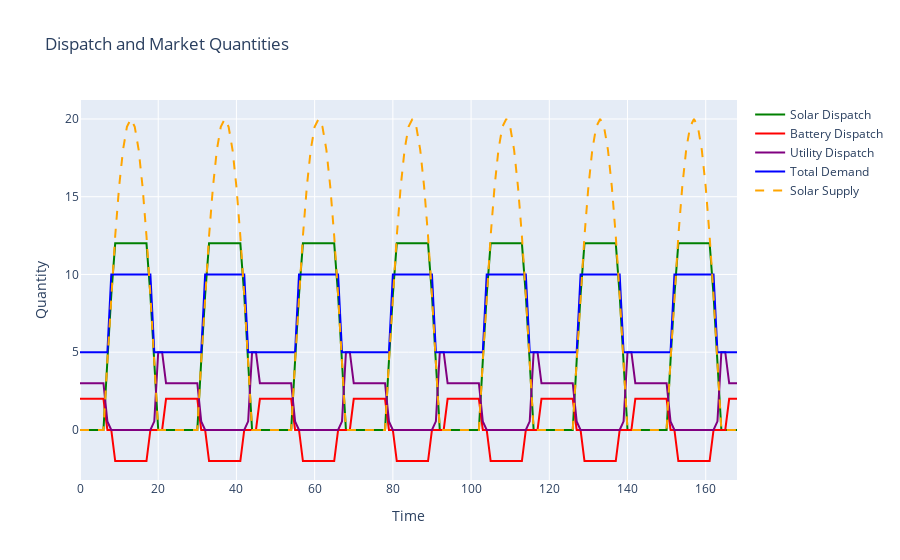

The notebook cell this image was saved under:
### Code cell
plot_dict["dispatch_quantities"].show()

### Figure 1 — Plotly figure (JSON) as saved in the notebook; plotly's stock layout.template omitted (floating-point values rounded to 4 significant figures; data arrays with more than 128 entries replaced by an {"elided": "..."} marker saying what was removed)
{"data": [{"line": {"color": "green"}, "mode": "lines", "name": "Solar Dispatch", "type": "scatter", "x": {"elided": "169 int values"}, "y": {"elided": "169 float values"}}, {"line": {"color": "red"}, "mode": "lines", "name": "Battery Dispatch", "type": "scatter", "x": {"elided": "169 int values"}, "y": {"elided": "169 int values"}}, {"line": {"color": "purple"}, "mode": "lines", "name": "Utility Dispatch", "type": "scatter", "x": {"elided": "169 int values"}, "y": {"elided": "169 float values"}}, {"line": {"color": "blue"}, "mode": "lines", "name": "Total Demand", "type": "scatter", "x": {"elided": "169 int values"}, "y": {"elided": "169 int values"}}, {"line": {"color": "orange", "dash": "dash"}, "mode": "lines", "name": "Solar Supply", "type": "scatter", "x": {"elided": "169 int values"}, "y": {"elided": "169 float values"}}], "layout": {"title": {"text": "Dispatch and Market Quantities"}, "xaxis": {"title": {"text": "Time"}}, "yaxis": {"title": {"text": "Quantity"}}}}
